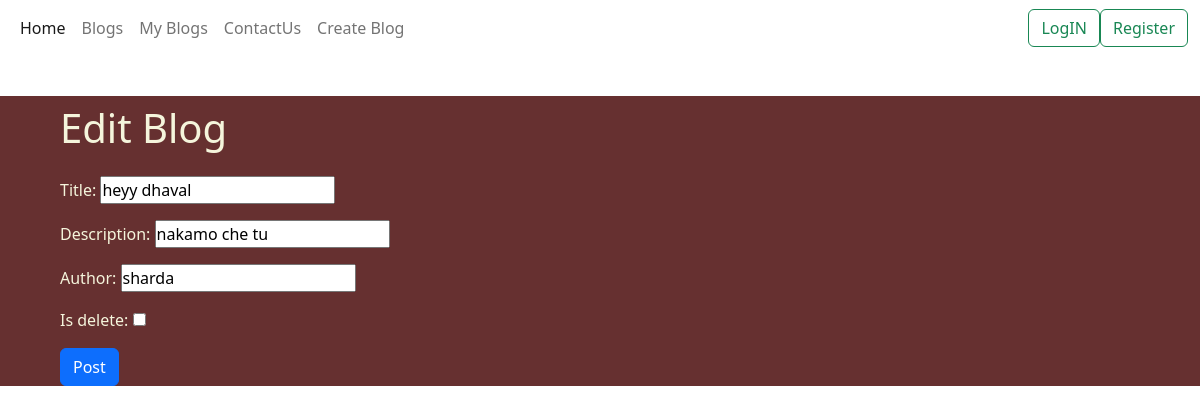
Page /8 on the committed database.
### app1/models.py (models this page shows, shortened)
class Form(models.Model):
    Title = models.CharField(max_length=500)
    Description = models.CharField(max_length=50000)
    Author = models.CharField(max_length=100)
    is_delete = models.BooleanField(default=False)

### app1/views.py (the view)
# urls.py: path('<int:pk>',edit,name='edit'),
def edit(request,pk):
    blog_info = Form.objects.get(id=pk)
    form_info = Info(request.POST or None,instance=blog_info )
    if request.method == "POST":
        if form_info.is_valid():
            form_info.save()
        else:
            print(form_info.errors)
        return redirect(blog)
    blog_info = Form.objects.all().values()
    return render(request,'edit.html',context={'form':form_info,'data':blog_info})

### app1/forms.py
class Info(forms.ModelForm):
    class Meta:
        model = Form
        fields = "__all__"

### app1/Templates/edit.html (shortened to what this page needs)
{% extends 'base.html' %}
{% block content %}
<div class="container-fluid mt-5" style="background-color: rgb(102, 48, 48); color: beige;">
    <div class="row g-2">
        <div class="col-xl-6 col-lg-12">
            <div class="form_sub ps-5">
                <h1 class="mb-4">Edit Blog</h1>
                <form method="POST">
                    {{ form.as_p}}
                    <button type="submit" class="btn btn-primary">Post</button>
                </form>
            </div>
        </div>
    </div>
</div>
{% endblock %}

### app1/static/css/style.css (style rules this page uses)
* { margin: 0; padding: 0; }

### rows in the picture
Form: Title "heyy dhaval", Description "nakamo che tu", Author "sharda"
